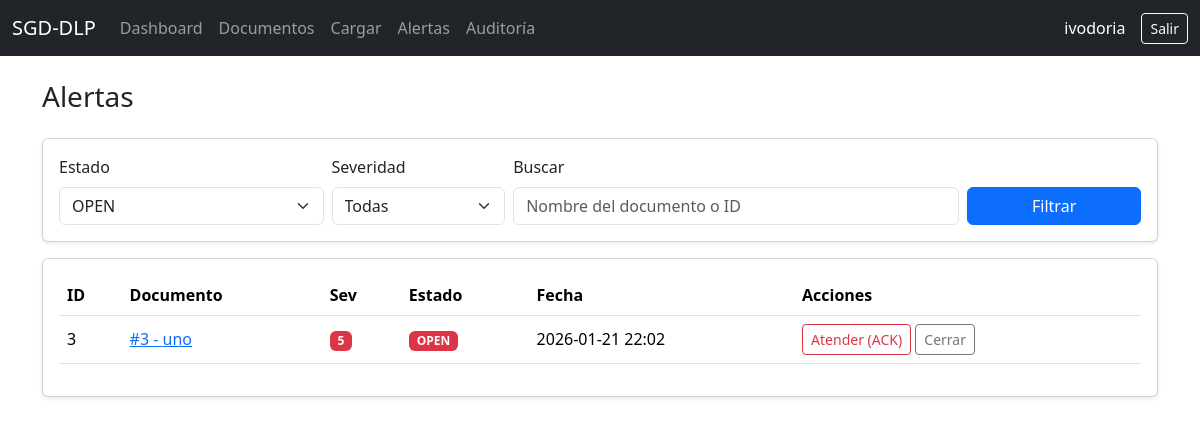
Screenshot of /alerts/ (signed in) with the database file from the repository.
### alerts/models.py (models this page shows, shortened)
class Alert(models.Model):
    STATUS_CHOICES = [
        ("OPEN", "Open"),
        ("ACK", "Acknowledged"),
        ("CLOSED", "Closed"),
    ]
    document = models.ForeignKey(Document, on_delete=models.CASCADE, related_name="alerts")
    title = models.CharField(max_length=200)
    severity = models.PositiveSmallIntegerField(default=3)
    details = models.TextField(blank=True)
    status = models.CharField(max_length=10, choices=STATUS_CHOICES, default="OPEN")
    created_at = models.DateTimeField(auto_now_add=True)
    class Meta:
        permissions = [
            ("ack_alert", "Puede atender/acknowledge alertas"),
        ]

### documents/models.py (models this page shows, shortened)
class Document(models.Model):
    original_name = models.CharField(max_length=255)
    file = models.FileField(upload_to="docs/")
    uploaded_by = models.ForeignKey(settings.AUTH_USER_MODEL, on_delete=models.PROTECT)
    uploaded_at = models.DateTimeField(auto_now_add=True)
    extracted_text = models.TextField(blank=True)  # para MVP; en prod podrías no guardarlo
    classified_category = models.ForeignKey(
        Category, null=True, blank=True, on_delete=models.SET_NULL, related_name="documents"
    )
    risk_score = models.PositiveSmallIntegerField(default=0)

### ui/views.py (the view)
# urls.py: path("alerts/", views.alerts_list, name="alerts_list"),
@login_required
def alerts_list(request):
    if not request.user.has_perm("alerts.view_alert"):
        raise PermissionDenied
    status = request.GET.get("status", "OPEN")  # OPEN por defecto
    severity = request.GET.get("severity", "")
    q = request.GET.get("q", "").strip()
    alerts = Alert.objects.select_related("document").order_by("-created_at")
    if status:
        alerts = alerts.filter(status=status)
    if severity.isdigit():
        alerts = alerts.filter(severity=int(severity))
    if q:
        alerts = alerts.filter(
            Q(document__original_name__icontains=q) |
            Q(document__id__icontains=q)
        )
    context = {
        "alerts": alerts[:200],  # límite razonable en UI
        "status": status,
        "severity": severity,
        "q": q,
    }
    return render(request, "ui/alerts_list.html", context)

### ui/templates/ui/alerts_list.html (shortened to what this page needs)
{% extends "ui/base.html" %}
{% block content %}
<div class="d-flex justify-content-between align-items-center mb-3">
  <h3>Alertas</h3>
</div>
<div class="card shadow-sm mb-3">
  <div class="card-body">
    <form method="get" class="row g-2 align-items-end">
      <div class="col-md-3">
        <label class="form-label">Estado</label>
        <select name="status" class="form-select">
          <option value="OPEN" {% if status == "OPEN" %}selected{% endif %}>OPEN</option>
        </select>
      </div>
      <div class="col-md-2">
        <label class="form-label">Severidad</label>
        <select name="severity" class="form-select">
          <option value="" {% if severity == "" %}selected{% endif %}>Todas</option>
        </select>
      </div>
      <div class="col-md-5">
        <label class="form-label">Buscar</label>
        <input class="form-control" type="text" name="q" value="{{ q }}" placeholder="Nombre del documento o ID">
      </div>
      <div class="col-md-2">
        <button class="btn btn-primary w-100" type="submit">Filtrar</button>
      </div>
    </form>
  </div>
</div>
<div class="card shadow-sm">
  <div class="card-body">
    <table class="table table-hover align-middle">
      <thead>
        <tr>
          <th>ID</th>
          <th>Documento</th>
          <th>Sev</th>
          <th>Estado</th>
          <th>Fecha</th>
          <th>Acciones</th>
        </tr>
      </thead>
      <tbody>
      {% for a in alerts %}
        <tr>
          <td>{{ a.id }}</td>
          <td>
            <a href="{% url 'document_detail' a.document.id %}">
              #{{ a.document.id }} - {{ a.document.original_name }}
            </a>
          </td>
          <td>
            {% if a.severity >= 4 %}
              <span class="badge text-bg-danger">{{ a.severity }}</span>
            {% else %}
              <span class="badge text-bg-warning">{{ a.severity }}</span>
            {% endif %}
          </td>
          <td>
            {% if a.status == "OPEN" %}
              <span class="badge text-bg-danger">OPEN</span>
            {% elif a.status == "ACK" %}
              <span class="badge text-bg-success">ACK</span>
            {% else %}
              <span class="badge text-bg-secondary">CLOSED</span>
            {% endif %}
          </td>
          <td>{{ a.created_at|date:"Y-m-d H:i" }}</td>
          <td>
            {% if a.status == "OPEN" %}
                {% if perms.alerts.ack_alert %}
                <form class="d-inline" method="post" action="{% url 'alert_ack' a.id %}">
                    <button class="btn btn-sm btn-outline-danger">Atender (ACK)</button>
                </form>
                {% endif %}
                {% if perms.alerts.change_alert %}
                <form class="d-inline" method="post" action="{% url 'alert_close' a.id %}">
                    <button class="btn btn-sm btn-outline-secondary">Cerrar</button>
                </form>
                {% endif %}
            {% endif %}
          </td>
        </tr>
      {% empty %}
        <tr><td colspan="6">No hay alertas para los filtros seleccionados.</td></tr>
      {% endfor %}
      </tbody>
    </table>
  </div>
</div>
{% endblock %}

### ui/templates/ui/base.html (shortened to what this page needs)
<!doctype html>
<html lang="es">
<head>
  <link href="https://cdn.jsdelivr.net/npm/bootstrap@5.3.3/dist/css/bootstrap.min.css" rel="stylesheet">
</head>
<body>
<nav class="navbar navbar-expand-lg navbar-dark bg-dark">
  <div class="container-fluid">
    <a class="navbar-brand" href="{% url 'dashboard' %}">SGD-DLP</a>
    <div class="collapse navbar-collapse">
      <ul class="navbar-nav me-auto">
        <li class="nav-item"><a class="nav-link" href="{% url 'dashboard' %}">Dashboard</a></li>
        <li class="nav-item"><a class="nav-link" href="{% url 'documents_list' %}">Documentos</a></li>
        <li class="nav-item"><a class="nav-link" href="{% url 'document_upload' %}">Cargar</a></li>
        <li class="nav-item"><a class="nav-link" href="{% url 'alerts_list' %}">Alertas</a></li>
        <li class="nav-item"><a class="nav-link" href="{% url 'audit_list' %}">Auditoría</a></li>
      </ul>
      <span class="navbar-text text-white me-3">
        {{ request.user.username }}
      </span>
      <form method="post" action="{% url 'logout' %}" class="d-inline">
  <button type="submit" class="btn btn-outline-light btn-sm">
    Salir
  </button>
</form>
    </div>
  </div>
</nav>
<main class="container mt-4">
  {% block content %}{% endblock %}
</main>
</body>
</html>

### rows the page displays
Alert: id "3", document.id "3", document.original_name "uno", severity "5", status "OPEN", created_at "2026-01-21 22:02"

### other values shown
{{ request.user.username }} "ivodoria"
